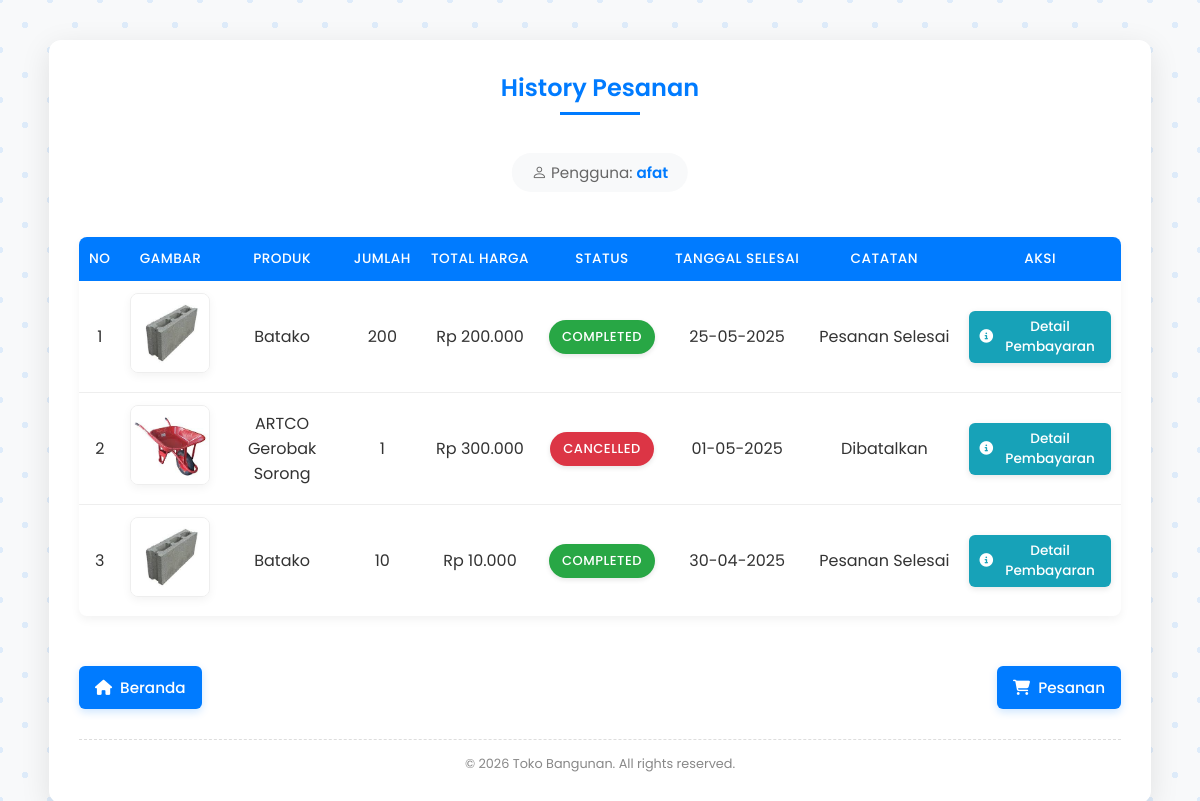
The app's page /history_pesanan.php (signed in) with its own data.
### tables this page shows
CREATE TABLE `order_report_222060` (
  `id_222060` int NOT NULL AUTO_INCREMENT,
  `order_id_222060` int DEFAULT NULL,
  `customer_name_222060` varchar(100) DEFAULT NULL,
  `product_222060` varchar(255) DEFAULT NULL,
  `quantity_222060` int DEFAULT NULL,
  `price_222060` decimal(10,2) DEFAULT NULL,
  `status_222060` enum('pending','completed','cancelled') DEFAULT NULL,
  `completion_date_222060` date DEFAULT NULL,
  `notes_222060` text,
  `created_at_222060` timestamp NOT NULL DEFAULT CURRENT_TIMESTAMP,
  `updated_at_222060` timestamp NOT NULL DEFAULT CURRENT_TIMESTAMP ON UPDATE CURRENT_TIMESTAMP,
  PRIMARY KEY (`id_222060`),
  KEY `order_report_222060_ibfk_1` (`order_id_222060`),
  CONSTRAINT `order_report_222060_ibfk_1` FOREIGN KEY (`order_id_222060`) REFERENCES `order_222060` (`id_222060`) ON DELETE CASCADE ON UPDATE CASCADE
);

CREATE TABLE `product_222060` (
  `id_222060` int NOT NULL AUTO_INCREMENT,
  `product_name_222060` varchar(255) DEFAULT NULL,
  `description_222060` text,
  `product_image_222060` varchar(255) DEFAULT NULL,
  `price_222060` decimal(10,2) DEFAULT NULL,
  `created_at_222060` timestamp NOT NULL DEFAULT CURRENT_TIMESTAMP,
  `stock_222060` int NOT NULL DEFAULT '0',
  PRIMARY KEY (`id_222060`),
  UNIQUE KEY `service_name` (`product_name_222060`)
);

### history_pesanan.php (the view, shortened to what this page needs)
<?php
include 'config/config.php';
$username = $_SESSION['user_username'];
$query = "SELECT r.id_222060, r.order_id_222060, r.customer_name_222060, r.product_222060,
                 r.quantity_222060, r.price_222060, r.status_222060, r.completion_date_222060,
                 r.notes_222060, p.product_image_222060
          FROM order_report_222060 r
          LEFT JOIN product_222060 p ON r.product_222060 = p.product_name_222060
          WHERE r.customer_name_222060 = ? AND (r.status_222060 = 'Completed' OR r.status_222060 = 'Cancelled')
          ORDER BY r.completion_date_222060 DESC";
$stmt = $conn->prepare($query);
$stmt->bind_param("s", $username);
$stmt->execute();
$result = $stmt->get_result();
?>
<!DOCTYPE html>
<html lang="id">
<head>
    <link href="https://cdn.jsdelivr.net/npm/bootstrap-icons/font/bootstrap-icons.css" rel="stylesheet">
    <link rel="stylesheet" href="https://cdnjs.cloudflare.com/ajax/libs/font-awesome/6.4.2/css/all.min.css">
</head>
<body>
    <div class="container">
        <div class="order-header">
            <h2>History Pesanan</h2>
        </div>
        <div class="username">
            <i class="bi bi-person"></i> Pengguna: <strong><?= htmlspecialchars($username) ?></strong>
        </div>
        <table class="desktop-table">
            <thead>
                <tr>
                    <th>No</th>
                    <th>Gambar</th>
                    <th>Produk</th>
                    <th>Jumlah</th>
                    <th>Total Harga</th>
                    <th>Status</th>
                    <th>Tanggal Selesai</th>
                    <th>Catatan</th>
                    <th>Aksi</th>
                </tr>
            </thead>
            <tbody>
                <?php
                $no = 1;
                if ($result->num_rows > 0) {
                    while ($row = $result->fetch_assoc()) {
                        $product_image = !empty($row['product_image_222060']) ? $row['product_image_222060'] : 'default.jpg';
                        ?>
                        <tr>
                            <td><?= $no++ ?></td>
                            <td><img src="uploads/<?= htmlspecialchars($product_image) ?>" class="product-image" alt="Gambar Produk"></td>
                            <td><?= htmlspecialchars($row['product_222060']) ?></td>
                            <td><?= $row['quantity_222060'] ?></td>
                            <td>Rp <?= number_format($row['price_222060'], 0, ',', '.') ?></td>
                            <td>
                                <?php
                                $status = $row['status_222060'];
                                echo '<span class="status ' . strtolower($status) . '">' . htmlspecialchars($status) . '</span>';
                                ?>
                            </td>
                            <td><?= date("d-m-Y", strtotime($row['completion_date_222060'])) ?></td>
                            <td class="notes" title="<?= htmlspecialchars($row['notes_222060']) ?>"><?= htmlspecialchars($row['notes_222060']) ?></td>
                            <td>
    <a href="javascript:void(0);" onclick="showPaymentDetail('<?= $row['order_id_222060'] ?>')" class="btn-detail">
        <i class="fas fa-info-circle"></i> Detail Pembayaran
    </a>
</td>
                        </tr>
                    <?php } ?>
                <?php } ?>
            </tbody>
        </table>
        <div class="back-container">
            <a href="costumer_home.php" class="btn-back">
                <i class="fas fa-home"></i> Beranda
            </a>
            <a href="costumer_cart.php" class="btn-back">
                <i class="fas fa-shopping-cart"></i> Pesanan
            </a>
        </div>
        <div class="copyright">
            &copy; <?= date("Y"); ?> Toko Bangunan. All rights reserved.
        </div>
    </div>
</body>
</html>

### history_pesanan.php (style rules this page uses)
* { margin: 0; padding: 0; box-sizing: border-box; font-family: 'Poppins', sans-serif; }
body { min-height: 100vh; background-color: #f8f9fa; color: #333; display: flex; justify-content: center; padding: 40px 20px; }
.container { width: 95%; max-width: 1200px; background: white; padding: 30px; box-shadow: 0 8px 30px rgba(0, 0, 0, 0.1); border-radius: 12px; transition: transform 0.3s ease, box-shadow 0.3s ease; }
h2 { text-align: center; margin-bottom: 25px; color: #007bff; font-weight: 600; position: relative; padding-bottom: 10px; }
h2:after { content: ''; position: absolute; bottom: 0; left: 50%; transform: translateX(-50%); width: 80px; height: 3px; background-color: #007bff; }
.username { text-align: center; font-size: 0.95rem; color: #666; margin-top: -10px; margin-bottom: 30px; background-color: #f8f9fa; display: inline-block; padding: 8px 20px; border-radius: 50px; position: relative; left: 50%; transform: translateX(-50%); }
.username strong { color: #007bff; font-weight: 600; }
.order-header { display: flex; align-items: center; justify-content: center; margin-bottom: 20px; }
.desktop-table { width: 100%; border-collapse: separate; border-spacing: 0; margin-top: 15px; border-radius: 8px; overflow: hidden; box-shadow: 0 4px 10px rgba(0,0,0,0.05); }
.desktop-table th, .desktop-table td { padding: 12px 10px; text-align: center; }
.desktop-table th { background-color: #007bff; color: white; white-space: nowrap; font-weight: 500; text-transform: uppercase; font-size: 0.85rem; letter-spacing: 0.5px; }
.desktop-table td { border-bottom: 1px solid #eee; }
.desktop-table td.notes { max-width: 200px; overflow: hidden; text-overflow: ellipsis; white-space: nowrap; }
.desktop-table tr:last-child td { border-bottom: none; }
.status { padding: 6px 12px; border-radius: 50px; font-weight: 500; font-size: 13px; display: inline-block; text-transform: uppercase; letter-spacing: 0.5px; box-shadow: 0 2px 5px rgba(0,0,0,0.1); transition: all 0.3s ease; }
.completed { background-color: #28a745; color: #ffffff; border: 1px solid rgba(40, 167, 69, 0.3); }
.cancelled { background-color: #dc3545; color: #ffffff; border: 1px solid rgba(220, 53, 69, 0.3); }
.product-image { width: 80px; height: 80px; object-fit: cover; border-radius: 8px; border: 1px solid #eee; transition: transform 0.3s ease; box-shadow: 0 3px 10px rgba(0,0,0,0.05); }
.btn-back { display: inline-flex; align-items: center; gap: 8px; margin-top: 20px; padding: 10px 16px; background-color: #007bff; color: white; text-decoration: none; border-radius: 6px; font-size: 0.95rem; font-weight: 500; transition: all 0.3s ease; box-shadow: 0 3px 8px rgba(0,123,255,0.2); }
.back-container { margin-top: 30px; display: flex; justify-content: space-between; align-items: center; }
.btn-detail { display: inline-flex; align-items: center; gap: 6px; padding: 6px 10px; background-color: #17a2b8; color: white; text-decoration: none; border-radius: 6px; font-size: 0.85rem; font-weight: 500; transition: all 0.3s ease; box-shadow: 0 2px 6px rgba(0,0,0,0.1); }
.copyright { text-align: center; color: #888; font-size: 0.8rem; margin-top: 30px; padding-top: 15px; border-top: 1px dashed #ddd; }

### records on screen
order_report_222060: product_222060.product_image_222060 (picture), product_222060 "Batako", quantity_222060 "200", price_222060 "200.000", status_222060 "COMPLETED", completion_date_222060 "25-05-2025", notes_222060 "Pesanan Selesai"
order_report_222060: product_222060.product_image_222060 (picture), product_222060 "ARTCO Gerobak Sorong", quantity_222060 "1", price_222060 "300.000", status_222060 "CANCELLED", completion_date_222060 "01-05-2025", notes_222060 "Dibatalkan"
order_report_222060: product_222060.product_image_222060 (picture), product_222060 "Batako", quantity_222060 "10", price_222060 "10.000", status_222060 "COMPLETED", completion_date_222060 "30-04-2025", notes_222060 "Pesanan Selesai"

### other values on screen
$username "afat"
